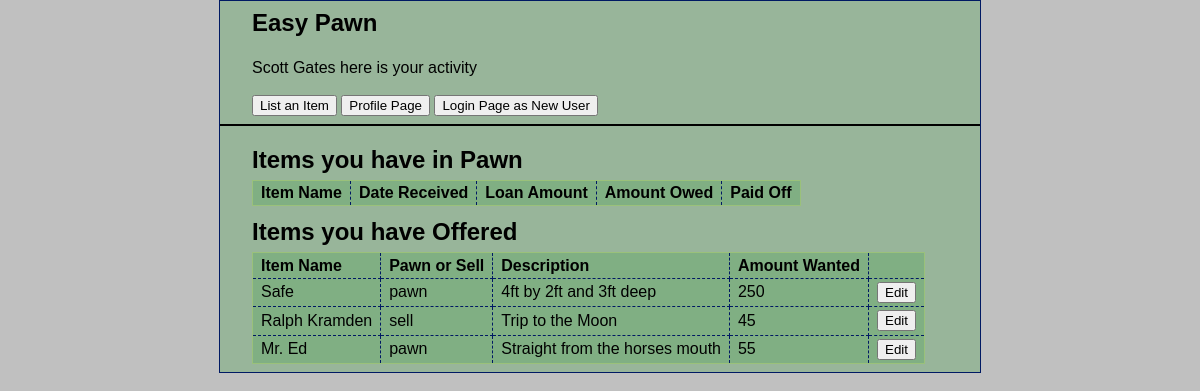
The app's page /index.php?action=publicProfile (signed in), older data.
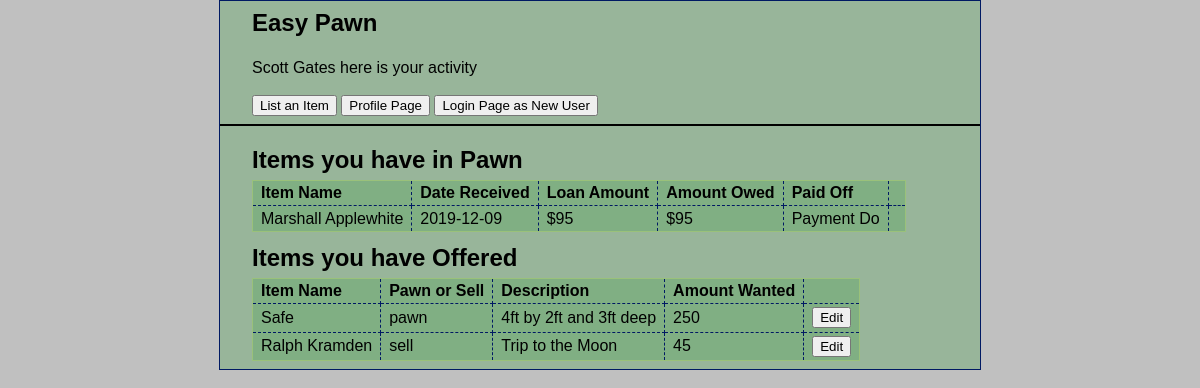
The same page, newer data.
### tables this page shows
CREATE TABLE `customerinquirytable` (
  `inquiryID` int(11) NOT NULL,
  `customerID` int(11) NOT NULL,
  `itemName` varchar(50) NOT NULL,
  `description` varchar(250) DEFAULT NULL,
  `amountWanted` float NOT NULL,
  `pawnOrSell` varchar(10) NOT NULL
);

CREATE TABLE `pawnitems` (
  `pawnID` int(11) NOT NULL,
  `itemID` int(11) NOT NULL,
  `customerID` int(11) NOT NULL,
  `dateRecieved` date NOT NULL,
  `loanAmount` float NOT NULL,
  `paymentRecieved` float NOT NULL DEFAULT '0',
  `paidOff` tinyint(1) NOT NULL DEFAULT '0',
  `employeeID` int(11) NOT NULL
);

CREATE TABLE `items` (
  `itemID` int(11) NOT NULL,
  `itemName` varchar(50) NOT NULL,
  `description` varchar(250) DEFAULT NULL
);

### model/DBitem.php (called while the page is built, shortened)
<?php
class DBitem {
    public static function getItemsPawnedByCustomerID($customerID) {
        $db = Database::getDB();
        $query = 'select *
                    from pawnitems as p
                    inner JOIN items as i on p.itemID = i.itemID
                    WHERE p.customerID = :customerID';
        $statement = $db->prepare($query);
        $statement->bindValue(':customerID', $customerID);
        $statement->execute();
        $results = $statement->fetchAll();
        $items = array();
        foreach ($results as $row) {
            $item = new pawnItems($row['itemID'], $row['itemName'], $row['description'], $row['pawnID'], $row['customerID'], $row['dateRecieved'], $row['loanAmount'], $row['paymentRecieved'], $row['paidOff'], $row['employeeID']);
            $items[] = $item;
        }
        return $items;
    }
    public static function getItemsInquiryByCustomerID($customerID) {
        $db = Database::getDB();
        $query = 'select *
                    from customerinquirytable
                    WHERE customerID = :customerID';
        $statement = $db->prepare($query);
        $statement->bindValue(':customerID', $customerID);
        $statement->execute();
        $results = $statement->fetchAll();
        $items = array();
        foreach ($results as $row) {
            $item = new custInquiryItem($row['inquiryID'], $row['customerID'], $row['amountWanted'], $row['itemName'], $row['description'], $row['pawnOrSell']);
            $items[] = $item;
        }
        return $items;
    }
}

### model/custInquiryItem.php (called while the page is built, shortened)
<?php
class custInquiryItem {
    public $inquiryID, $customerID, $amountWanted, $itemName, $description, $pawnOrSell;
    function __construct($inquiryID, $customerID, $amountWanted, $itemName, $description, $pawnOrSell) {
        $this->amountWanted = $amountWanted;
        $this->itemName = $itemName;
        $this->description = $description;
        $this->pawnOrSell = $pawnOrSell;
    }
    function getAmountWanted() {
        return $this->amountWanted;
    }
    function getItemName() {
        return $this->itemName;
    }
    function getDescription() {
        return $this->description;
    }
    function getPawnOrSell() {
        return $this->pawnOrSell;
    }
}

### model/item.php (called while the page is built, shortened)
<?php
class item {
    private $itemID, $itemName, $description;
    function __construct($itemID, $itemName, $description) {
        $this->itemName = $itemName;
    }
    function getItemName() {
        return $this->itemName;
    }
}

### model/pawnItems.php (called while the page is built, shortened)
<?php
class pawnItems extends item{
    private $pawnID, $customerID, $dateRecieved, $loanAmount, $paymentRecieved, $paidOff, $employeeID;
    function __construct($itemID, $itemName, $description,$pawnID, $customerID, $dateRecieved, $loanAmount, $paymentRecieved, $paidOff, $employeeID) {
        $this->dateRecieved = $dateRecieved;
        $this->loanAmount = $loanAmount;
        $this->paymentRecieved = $paymentRecieved;
        $this->paidOff = $paidOff;
    }
    function getDateRecieved() {
        return $this->dateRecieved;
    }
    function getLoanAmount() {
        return $this->loanAmount;
    }
    function getPaymentRecieved() {
        return $this->paymentRecieved;
    }
    function getPaidOff() {
        return $this->paidOff;
    }
}

### view/publicProfile.php (the view, shortened to what the changed rows need)
<!DOCTYPE html>
<html>
    <head>
        <link rel="stylesheet" type="text/css" href="main.css">
    </head>
    <body>
        <header>
            <h1>Easy Pawn</h1><br>
            <br>
            <div id="userNav"><?php include 'nav.php'; ?></div>
        </header>
        <main>
            <h1>Items you have in Pawn</h1>
            <table>
                <tr>
                    <th>Item Name</th>
                    <th>Date Received</th>
                    <th>Loan Amount</th>
                    <th>Amount Owed</th>
                    <th>Paid Off</th>
                </tr>
                <?php foreach ($pawnedItems as $item) : ?>
                    <tr>
                        <td><?php echo htmlspecialchars($item->getItemName()); ?></td>
                        <td><?php echo htmlspecialchars($item->getDateRecieved()); ?></td>
                        <td>$<?php echo htmlspecialchars($item->getLoanAmount()); ?></td>
                        <td>$<?php echo htmlspecialchars(($item->getLoanAmount() - $item->getPaymentRecieved())); ?></td>
                        <td><?php if ((int)$item->getPaidOff() == 1) { ?>
                                Paid Off
                            <?php } else { ?>
                                Payment Do
                            <?php } ?>
                        </td>
                        <td><?php if ((int)$item->getPaidOff() == 1) { ?>
                                <form action="index.php" method="post">
                                <input type="hidden" name="action"
                                       value="customerListItem">
                                <input type="hidden" name="itemID"
                                       value="<?php echo htmlspecialchars($item->getItemID()); ?>">
                                <input type="submit" value="Resubmit for Inquiry">
                            </form>
                            <?php }  ?>
                        </td>
                    </tr>
                <?php endforeach; ?>
            </table>
            <h1>Items you have Offered</h1>
            <table>
                <tr>
                    <th>Item Name</th>
                    <th>Pawn or Sell</th>
                    <th>Description</th>
                    <th>Amount Wanted</th>
                    <th>&nbsp;</th>
                </tr>
                <?php foreach ($inquiryItems as $item) : ?>
                    <tr>
                        <td><?php echo htmlspecialchars($item->getItemName()); ?></td>
                        <td><?php echo htmlspecialchars($item->getPawnOrSell()); ?></td>
                        <td><?php echo htmlspecialchars($item->getDescription()); ?></td>
                        <td><?php echo htmlspecialchars($item->getAmountWanted()); ?></td>
                        <td><form action="index.php" method="post">
                                <input type="submit" value="Edit">
                            </form>
                        </td>
                    </tr>
                <?php endforeach; ?>
            </table>
        </main>
    </body>
</html>

Row changes from the older to the newer data that the page shows:
removed customerinquirytable: itemName "Mr. Ed", pawnOrSell "pawn", description "Straight from the horses mouth", amountWanted "55"
added pawnitems: itemID.itemName "Marshall Applewhite", dateRecieved "2019-12-09", loanAmount "95", $item->getLoanAmount()-$item->getPaymentRecieved() "95", paidOff "Payment Do"
